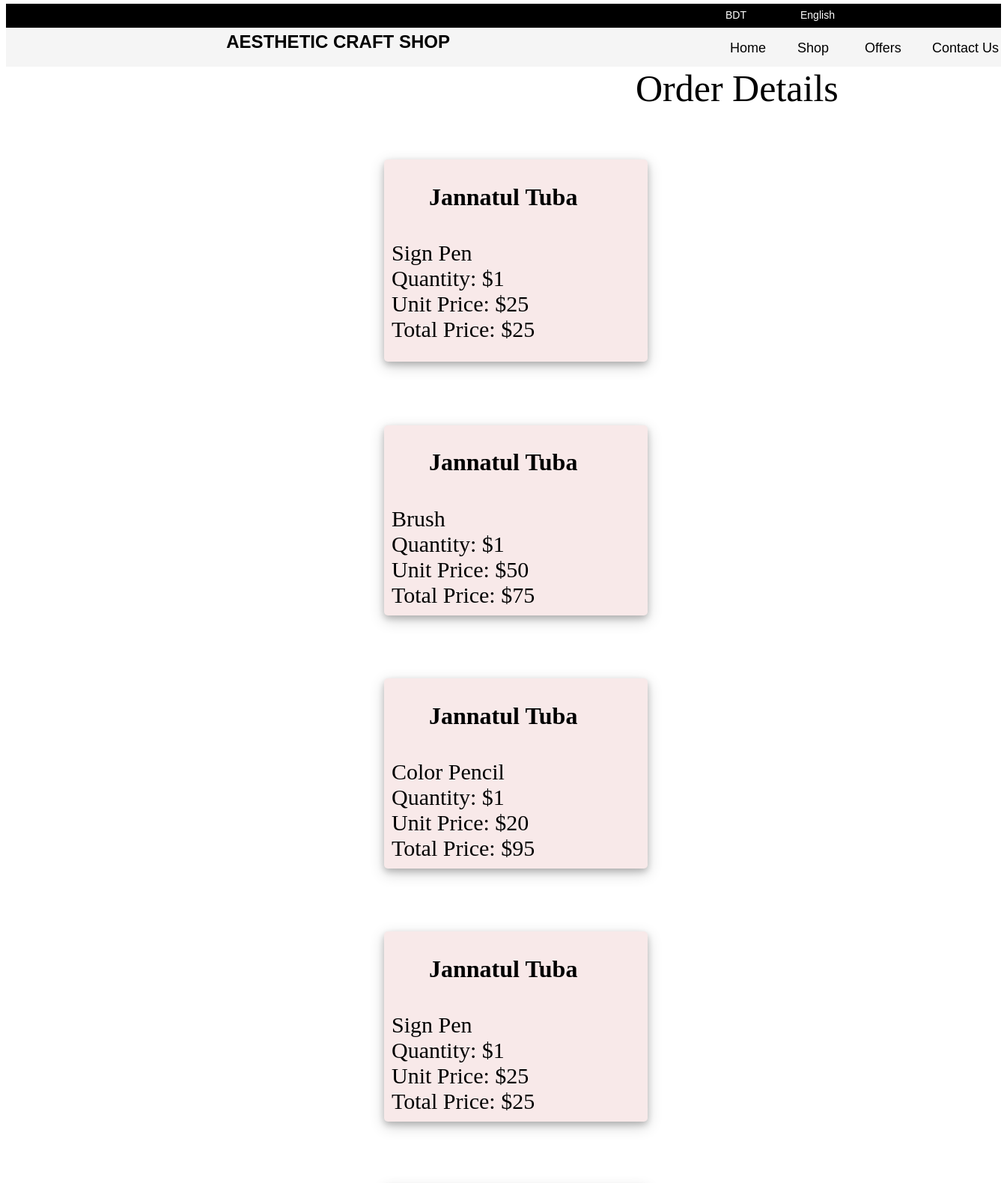
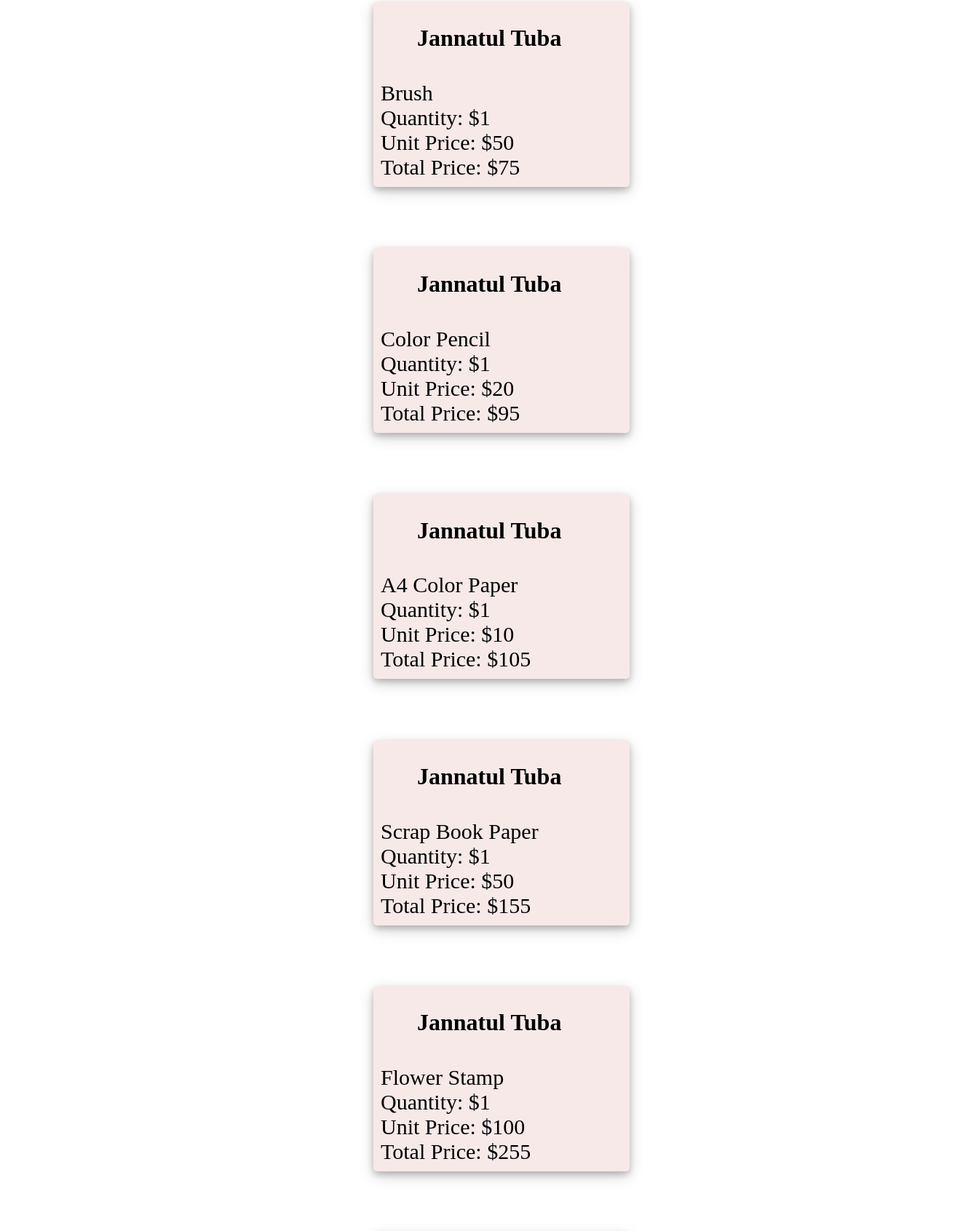
The app's page /order.php (upper part) with its own data (2 pictures, top to bottom).
### tables this page shows
CREATE TABLE `orderconfirm` (
  `UserName` varchar(500) NOT NULL,
  `ProductName` varchar(500) NOT NULL,
  `Quantity` int(255) NOT NULL,
  `Price` int(255) NOT NULL,
  `Total Price` int(255) NOT NULL
);

### order.php (the view, shortened to what this page needs)
<html>
<head>
    <link rel="stylesheet" type="text/css" href="shopCategory.css">
    </head>
    <body>
        <div class="box1">
        <ul>
            <li><a href="">BDT</a>  <i class="fa fa-angle-down" aria-hidden="true"></i></li>
            <li><a href="">English</a>  <i class="fa fa-angle-down" aria-hidden="true"></i></li>
            </ul>
        </div>
        <div class="subbox">
            <ol>
            <li><a href="index.php">Home</a></li>
            <li><a href="shop.php">Shop</a></li>
            <li><a href="">Offers</a></li>
            <li><a href="contact.php">Contact Us</a></li>
            </ol>
            <h2> Aesthetic Craft Shop</h2>
        </div>
            <h7> Order Details </h7>
            </body>
      </html>
<?php
  $servername = "localhost";
  $username = "root";
  $password = "";
  $dbname = "craft shop";
  $connection = mysqli_connect($servername, $username, $password, $dbname);
$sql = "SELECT * FROM orderconfirm WHERE UserName LIKE '%$userName%'";
  $result = mysqli_query($connection, $sql);
  if($result) {
    while ($row = mysqlI_fetch_assoc($result)) {
?>
<div class="order">
 <form method="post" action="">
              <h1 ><?php echo $row["UserName"]; ?></h1><br>
              <h7><?php echo $row["ProductName"]; ?></h7><br>
              <h7 >Quantity: $<?php echo $row["Quantity"]; ?></h7><br>
              <h7>Unit Price: $<?php echo $row["Price"]; ?></h7><br>
              <h7>Total Price: $<?php echo $row["Total Price"]; ?></h7>
      </div>
<?php
  }
}
?>
</body>
</html>

### shopCategory.css (style rules this page uses)
body { margin-top: 5px;; background-image: url(Image/default.jpg); }
.box1 { border: 1px solid black; background-color: black; height: 30px; }
ul { float: left; color:white; }
ul li { margin-top: -10px; float: left; position: relative; left: 230%; width: 100px; font-size: 14px; font-family: barlow condensed,sans-serif; list-style-type: none; }
ul li a { text-decoration: none; color:white; }
h2 { position: relative; left: -41.2%; text-transform: uppercase; font-family: barlow condensed,sans-serif; margin-top:4px; font-weight:bolder; }
h7 { color: #000000; font-size: 50px; }
.subbox { border: 1px solid transparent; background-color: whitesmoke; height: 50px; }
ol { float: left; }
ol li { float:left; width: 90px; position: relative; left: 135%; list-style-type: none; font-family: barlow condensed,sans-serif; font-size: 18px; }
ol li a { text-decoration: none; color:black; }
.order { float: middle; border-radius:5px; width: 25%; padding:10px; align:"center"; margin-left:38%; margin-top:5%; text-indent: 50px; background-color: rgb(248, 233, 233); box-shadow: 0 4px 8px 0 rgba(0, 0, 0, 0.2), 0 6px 20px 0 rgba(0, 0, 0, 0.19); }
.order h7 { font-size: 30px; }

### records on screen
orderconfirm: UserName "Jannatul Tuba", ProductName "Sign Pen", Quantity "1", Price "25", Total Price "25"
orderconfirm: UserName "Jannatul Tuba", ProductName "Brush", Quantity "1", Price "50", Total Price "75"
orderconfirm: UserName "Jannatul Tuba", ProductName "Color Pencil", Quantity "1", Price "20", Total Price "95"
orderconfirm: UserName "Jannatul Tuba", ProductName "Sign Pen", Quantity "1", Price "25", Total Price "25"
orderconfirm: UserName "Jannatul Tuba", ProductName "Brush", Quantity "1", Price "50", Total Price "75"
orderconfirm: UserName "Jannatul Tuba", ProductName "Color Pencil", Quantity "1", Price "20", Total Price "95"
orderconfirm: UserName "Jannatul Tuba", ProductName "A4 Color Paper", Quantity "1", Price "10", Total Price "105"
orderconfirm: UserName "Jannatul Tuba", ProductName "Scrap Book Paper", Quantity "1", Price "50", Total Price "155"
orderconfirm: UserName "Jannatul Tuba", ProductName "Flower Stamp", Quantity "1", Price "100", Total Price "255"
